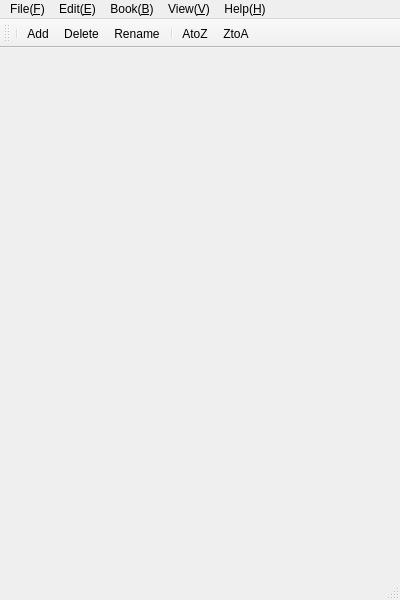
<?xml version="1.0" encoding="UTF-8"?>
<ui version="4.0">
 <class>MainWindow</class>
 <widget class="QMainWindow" name="MainWindow">
  <property name="geometry">
   <rect>
    <x>0</x>
    <y>0</y>
    <width>400</width>
    <height>600</height>
   </rect>
  </property>
  <property name="sizePolicy">
   <sizepolicy hsizetype="Expanding" vsizetype="Expanding">
    <horstretch>0</horstretch>
    <verstretch>0</verstretch>
   </sizepolicy>
  </property>
  <property name="windowTitle">
   <string>MainWindow</string>
  </property>
  <widget class="QWidget" name="centralWidget">
   <property name="sizePolicy">
    <sizepolicy hsizetype="Expanding" vsizetype="Expanding">
     <horstretch>0</horstretch>
     <verstretch>0</verstretch>
    </sizepolicy>
   </property>
   <layout class="QHBoxLayout" name="horizontalLayout"/>
  </widget>
  <widget class="QMenuBar" name="menuBar">
   <property name="geometry">
    <rect>
     <x>0</x>
     <y>0</y>
     <width>400</width>
     <height>22</height>
    </rect>
   </property>
   <widget class="QMenu" name="menuFile">
    <property name="title">
     <string>File(&amp;F)</string>
    </property>
    <addaction name="actNew"/>
    <addaction name="actOpen"/>
    <addaction name="separator"/>
    <addaction name="actSave"/>
    <addaction name="actSaveAs"/>
    <addaction name="separator"/>
    <addaction name="actClose"/>
    <addaction name="separator"/>
    <addaction name="actQuit"/>
   </widget>
   <widget class="QMenu" name="menuEdit">
    <property name="title">
     <string>Edit(&amp;E)</string>
    </property>
    <addaction name="actUndo"/>
    <addaction name="actRedo"/>
    <addaction name="separator"/>
    <addaction name="actCut"/>
    <addaction name="actCopy"/>
    <addaction name="actPaste"/>
    <addaction name="actErase"/>
    <addaction name="separator"/>
    <addaction name="actSelectAll"/>
   </widget>
   <widget class="QMenu" name="menuHelp">
    <property name="title">
     <string>Help(&amp;H)</string>
    </property>
    <addaction name="actAboutQt"/>
    <addaction name="actAboutApp"/>
   </widget>
   <widget class="QMenu" name="menuView">
    <property name="title">
     <string>View(&amp;V)</string>
    </property>
    <addaction name="actFullscreen"/>
    <addaction name="separator"/>
    <addaction name="actEditPlainText"/>
    <addaction name="actEditRichText"/>
    <addaction name="separator"/>
    <addaction name="actNextTab"/>
    <addaction name="actPreviousTab"/>
    <addaction name="separator"/>
    <addaction name="actNextItem"/>
    <addaction name="actPreviousItem"/>
   </widget>
   <widget class="QMenu" name="menuBook">
    <property name="title">
     <string>Book(&amp;B)</string>
    </property>
    <addaction name="actAddItem"/>
    <addaction name="actDeleteItem"/>
    <addaction name="separator"/>
    <addaction name="actRenameItem"/>
    <addaction name="separator"/>
    <addaction name="actMoveNext"/>
    <addaction name="actMovePrevious"/>
    <addaction name="separator"/>
    <addaction name="actSort_AtoZ"/>
    <addaction name="actSort_ZtoA"/>
   </widget>
   <addaction name="menuFile"/>
   <addaction name="menuEdit"/>
   <addaction name="menuBook"/>
   <addaction name="menuView"/>
   <addaction name="menuHelp"/>
  </widget>
  <widget class="QToolBar" name="mainToolBar">
   <attribute name="toolBarArea">
    <enum>TopToolBarArea</enum>
   </attribute>
   <attribute name="toolBarBreak">
    <bool>false</bool>
   </attribute>
   <addaction name="separator"/>
   <addaction name="actAddItem"/>
   <addaction name="actDeleteItem"/>
   <addaction name="actRenameItem"/>
   <addaction name="separator"/>
   <addaction name="actSort_AtoZ"/>
   <addaction name="actSort_ZtoA"/>
  </widget>
  <widget class="QStatusBar" name="statusBar"/>
  <action name="actOpen">
   <property name="text">
    <string>Open(O)</string>
   </property>
   <property name="toolTip">
    <string>Open file</string>
   </property>
   <property name="shortcut">
    <string>Ctrl+O</string>
   </property>
  </action>
  <action name="actClose">
   <property name="text">
    <string>Close(&amp;C)</string>
   </property>
   <property name="toolTip">
    <string>Close file</string>
   </property>
  </action>
  <action name="actSave">
   <property name="text">
    <string>Save(&amp;S)</string>
   </property>
   <property name="toolTip">
    <string>Save the current file</string>
   </property>
   <property name="shortcut">
    <string>Ctrl+S</string>
   </property>
  </action>
  <action name="actSaveAs">
   <property name="text">
    <string>Save As(&amp;A)</string>
   </property>
   <property name="toolTip">
    <string>Save the current file as the name</string>
   </property>
  </action>
  <action name="actQuit">
   <property name="text">
    <string>Quit(&amp;Q)</string>
   </property>
   <property name="toolTip">
    <string>Quit this application</string>
   </property>
   <property name="shortcut">
    <string>Ctrl+Q</string>
   </property>
  </action>
  <action name="actAboutQt">
   <property name="text">
    <string>About Qt</string>
   </property>
  </action>
  <action name="actAboutApp">
   <property name="text">
    <string>About Nmemo</string>
   </property>
  </action>
  <action name="actNew">
   <property name="text">
    <string>New(&amp;N)</string>
   </property>
   <property name="toolTip">
    <string>New file</string>
   </property>
   <property name="shortcut">
    <string>Ctrl+N</string>
   </property>
  </action>
  <action name="actUndo">
   <property name="text">
    <string>Undo(&amp;U)</string>
   </property>
   <property name="toolTip">
    <string>Undo</string>
   </property>
   <property name="shortcut">
    <string>Ctrl+Z</string>
   </property>
  </action>
  <action name="actRedo">
   <property name="text">
    <string>Redo(&amp;R)</string>
   </property>
   <property name="toolTip">
    <string>Redo</string>
   </property>
   <property name="shortcut">
    <string>Ctrl+Shift+Z</string>
   </property>
  </action>
  <action name="actCut">
   <property name="text">
    <string>Cut(&amp;T)</string>
   </property>
   <property name="toolTip">
    <string>Cut</string>
   </property>
   <property name="shortcut">
    <string>Ctrl+X</string>
   </property>
  </action>
  <action name="actCopy">
   <property name="text">
    <string>Copy(&amp;C)</string>
   </property>
   <property name="toolTip">
    <string>Copy</string>
   </property>
   <property name="shortcut">
    <string>Ctrl+C</string>
   </property>
  </action>
  <action name="actPaste">
   <property name="text">
    <string>Paste(&amp;P)</string>
   </property>
   <property name="toolTip">
    <string>Paste</string>
   </property>
   <property name="shortcut">
    <string>Ctrl+V</string>
   </property>
  </action>
  <action name="actErase">
   <property name="text">
    <string>Erase(&amp;D)</string>
   </property>
   <property name="toolTip">
    <string>Erase</string>
   </property>
  </action>
  <action name="actSelectAll">
   <property name="text">
    <string>SelectAll(&amp;A)</string>
   </property>
   <property name="toolTip">
    <string>SelectAll</string>
   </property>
   <property name="shortcut">
    <string>Ctrl+A</string>
   </property>
  </action>
  <action name="actAddItem">
   <property name="text">
    <string>Add(&amp;A)</string>
   </property>
   <property name="iconText">
    <string>Add</string>
   </property>
   <property name="toolTip">
    <string>Add a new item</string>
   </property>
   <property name="shortcut">
    <string>Ctrl+Shift+N</string>
   </property>
  </action>
  <action name="actDeleteItem">
   <property name="text">
    <string>Delete(&amp;D)</string>
   </property>
   <property name="iconText">
    <string>Delete</string>
   </property>
   <property name="toolTip">
    <string>Delete the item</string>
   </property>
  </action>
  <action name="actFullscreen">
   <property name="checkable">
    <bool>true</bool>
   </property>
   <property name="text">
    <string>Fullscreen(&amp;F)</string>
   </property>
   <property name="toolTip">
    <string>Toggle Fullscreen mode</string>
   </property>
  </action>
  <action name="actRenameItem">
   <property name="text">
    <string>Rename(&amp;R)</string>
   </property>
   <property name="iconText">
    <string>Rename</string>
   </property>
   <property name="toolTip">
    <string>Rename the item</string>
   </property>
   <property name="shortcut">
    <string>Ctrl+M</string>
   </property>
  </action>
  <action name="actMoveNext">
   <property name="text">
    <string>MoveNext(&amp;N)</string>
   </property>
   <property name="toolTip">
    <string>Move the item to Next</string>
   </property>
   <property name="shortcut">
    <string>Ctrl+Down</string>
   </property>
  </action>
  <action name="actMovePrevious">
   <property name="text">
    <string>MovePrevious(&amp;P)</string>
   </property>
   <property name="toolTip">
    <string>Move the item to Previous</string>
   </property>
   <property name="shortcut">
    <string>Ctrl+Up</string>
   </property>
  </action>
  <action name="actNextTab">
   <property name="text">
    <string>NextTab</string>
   </property>
   <property name="toolTip">
    <string>Change to Next tab</string>
   </property>
   <property name="shortcut">
    <string>Alt+Right</string>
   </property>
  </action>
  <action name="actPreviousTab">
   <property name="text">
    <string>PreviousTab</string>
   </property>
   <property name="toolTip">
    <string>Change to Previous tab</string>
   </property>
   <property name="shortcut">
    <string>Alt+Left</string>
   </property>
  </action>
  <action name="actNextItem">
   <property name="text">
    <string>NextItem</string>
   </property>
   <property name="toolTip">
    <string>Change to Next Item</string>
   </property>
   <property name="shortcut">
    <string>Alt+Down</string>
   </property>
  </action>
  <action name="actPreviousItem">
   <property name="text">
    <string>PreviousItem</string>
   </property>
   <property name="toolTip">
    <string>Change to Previous Item</string>
   </property>
   <property name="shortcut">
    <string>Alt+Up</string>
   </property>
  </action>
  <action name="actSort_AtoZ">
   <property name="text">
    <string>Sort AtoZ</string>
   </property>
   <property name="iconText">
    <string>AtoZ</string>
   </property>
   <property name="toolTip">
    <string>Sort items as AtoZ</string>
   </property>
  </action>
  <action name="actSort_ZtoA">
   <property name="text">
    <string>Sort ZtoA</string>
   </property>
   <property name="iconText">
    <string>ZtoA</string>
   </property>
   <property name="toolTip">
    <string>Sort items as ZtoA</string>
   </property>
  </action>
  <action name="actEditPlainText">
   <property name="text">
    <string>PlainText</string>
   </property>
   <property name="toolTip">
    <string>Set Plain Text mode</string>
   </property>
  </action>
  <action name="actEditRichText">
   <property name="text">
    <string>RichText</string>
   </property>
   <property name="toolTip">
    <string>Set Rich Text mode</string>
   </property>
  </action>
 </widget>
 <layoutdefault spacing="6" margin="11"/>
 <resources/>
 <connections/>
</ui>
